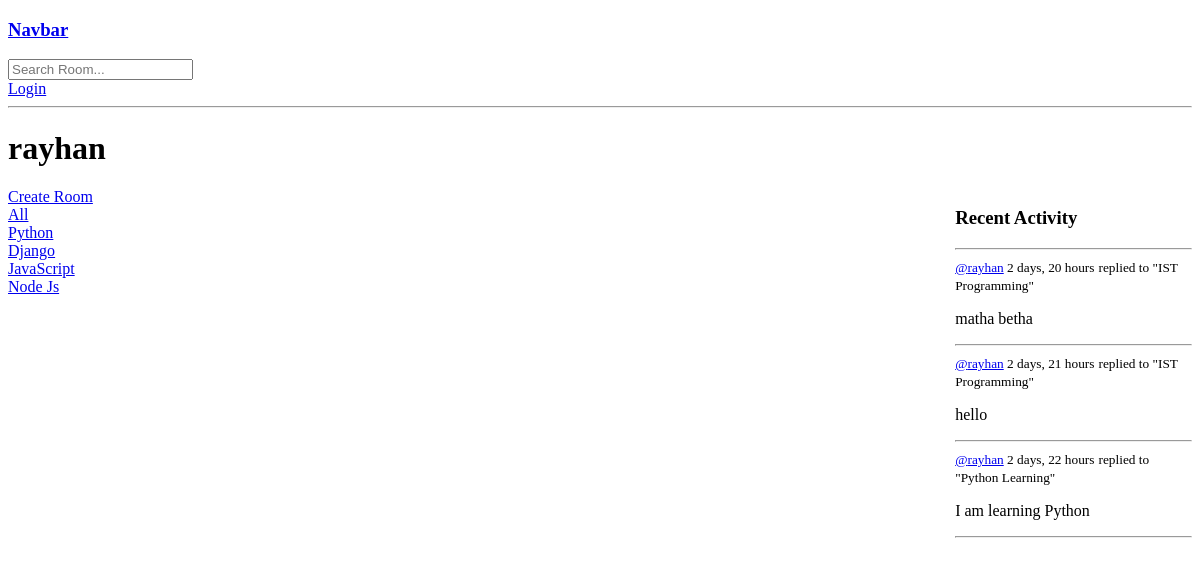
Before: /profile/1/ with the older database file.
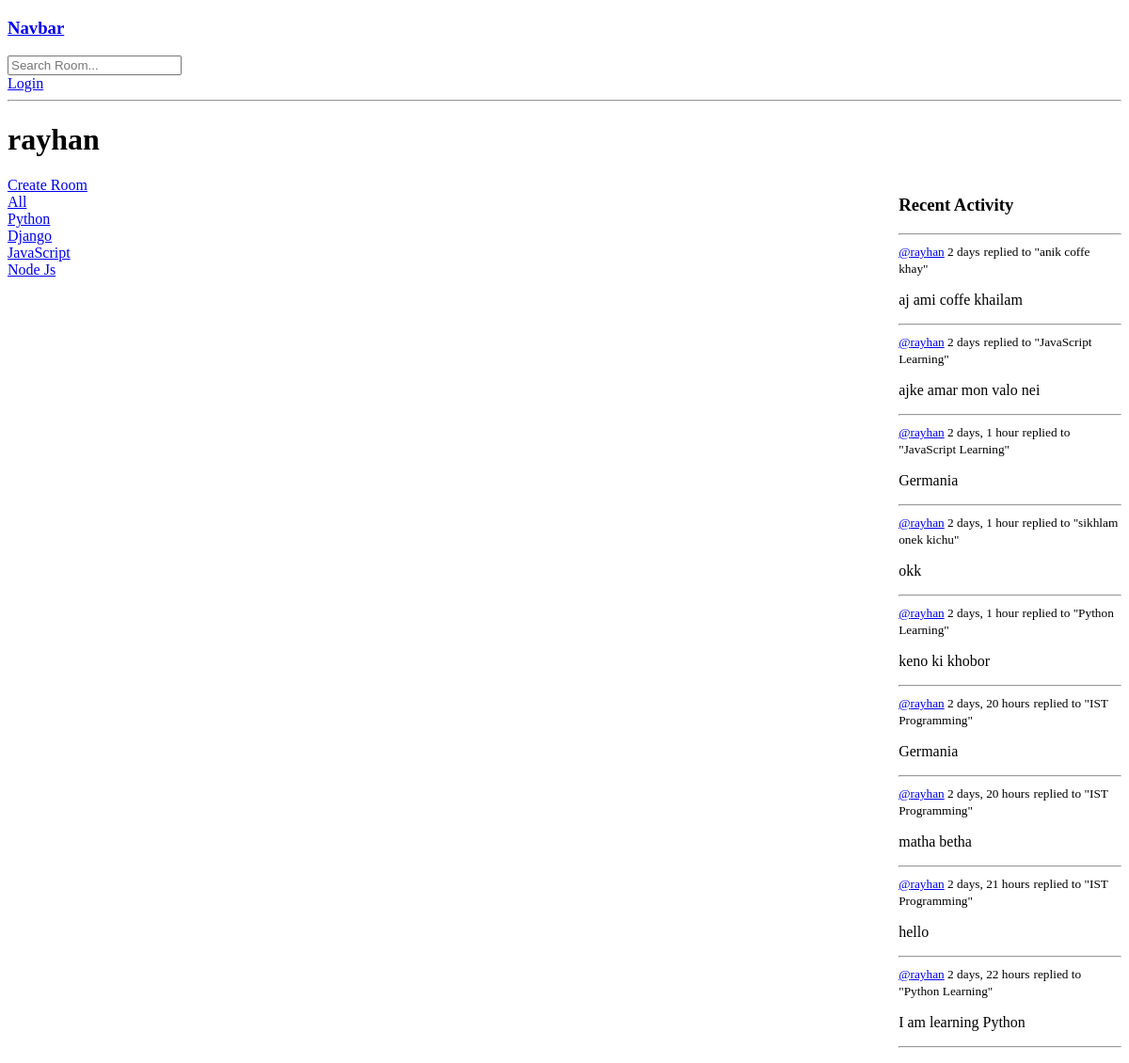
After: the same page with the newer database file.
### base/models.py (models this page shows, shortened)
class Topic(models.Model):
    name = models.CharField(max_length=200)

class Message(models.Model):
    room = models.ForeignKey(Room, on_delete=models.CASCADE)
    user = models.ForeignKey(User, on_delete=models.CASCADE)
    body = models.TextField()
    updated = models.DateTimeField(auto_now=True)
    created = models.DateTimeField(auto_now_add=True)
    class Meta:
        ordering = ['-updated','-created']
    def __str__(self):
        return self.body[0:50]

class Room(models.Model):
    host = models.ForeignKey(User, on_delete=models.SET_NULL, null=True)
    topic = models.ForeignKey(Topic, on_delete=models.SET_NULL, null=True)
    name = models.CharField(max_length=200)
    description = models.TextField(null=True, blank=True)
    participants = models.ManyToManyField(User, related_name='participants', blank=True)
    updated = models.DateTimeField(auto_now=True)
    created = models.DateTimeField(auto_now_add=True)
    class Meta:
        ordering = ['-updated','-created']
    def __str__(self):
        return self.name

### base/views.py (the view)
# urls.py: path("profile/<str:pk>/", views.userProfile, name="user-profile"),
def userProfile(request,pk):
    user = User.objects.get(id=pk)
    rooms = user.room_set.all()
    room_messages = user.message_set.all()
    topics = Topic.objects.all()
    context = {'user':user, 'rooms':rooms, 'room_messages':room_messages, 'topics':topics}
    return render(request, 'base/profile.html', context)

### base/templates/base/profile.html (shortened to what this page needs)
{% extends 'main.html' %}
{% block content %}
<h1>{{user.username}}</h1>
<div class="profile-container">
    <div>
        {% include 'base/topic_component.html' %}
    </div>
    <div>
    </div>
    <div>
        {% include 'base/activity_component.html' %}
    </div>
</div>
{% endblock %}

### base/templates/base/topic_component.html
<a href="{% url 'create-room' %}">Create Room</a>
<div>
  <a href="{% url 'home' %}">All</a>
</div>
{% for topic in topics %}
<div>
  <a href="{% url 'home' %}?q={{topic.name}}">{{topic.name}}</a>
</div>
{% endfor %}

### base/templates/base/activity_component.html (shortened to what this page needs)
<h3>Recent Activity</h3>
        <hr>
        {% for message in room_messages %}
            <div>
                <small><a href="{% url 'user-profile' message.user.id %}">@{{message.user}}</a> {{message.created|timesince}}</small>
                <small>replied to "{{message.room}}"</small>
                <p>{{message}}</P>
                <hr>
            </div>
        {% endfor %}

Changed rows visible on the page:
added Message: user "rayhan", created "2 days", room "anik coffe khay", body "aj ami coffe khailam"
added Message: user "rayhan", created "2 days", room "JavaScript Learning", body "ajke amar mon valo nei"
added Message: user "rayhan", created "2 days, 1 hour", room "JavaScript Learning", body "Germania"
added Message: user "rayhan", created "2 days, 1 hour", room "sikhlam onek kichu", body "okk"
added Message: user "rayhan", created "2 days, 1 hour", room "Python Learning", body "keno ki khobor"
added Message: user "rayhan", created "2 days, 20 hours", room "IST Programming", body "Germania"
